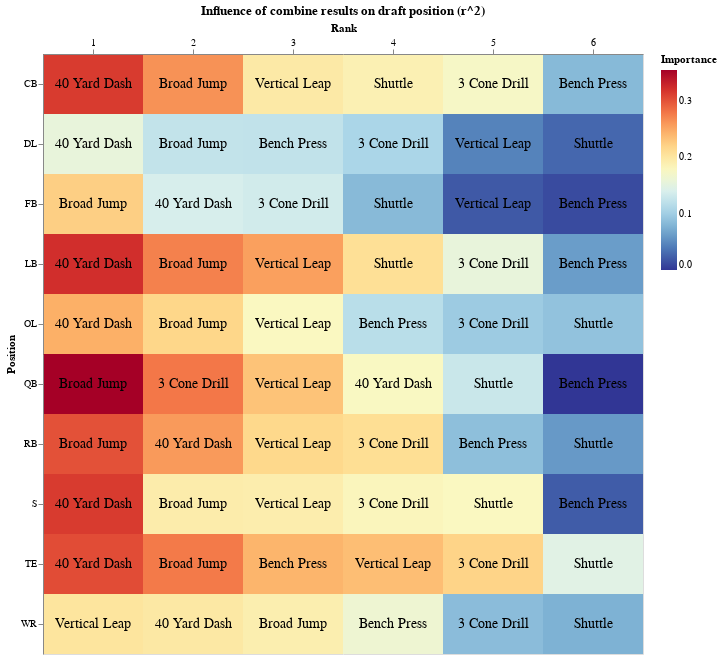

The code cell stored with this chart in its notebook:
### Markdown cell above
First, I am going to show a heatmap of which exercises are the most/least important as far as draft order.

The goal was to make it easy to tell which were most important at a glance.

The correlation is with the relative performance of the athlete compared to others at their position, not all athletes.

The hover shows the exact r^2 value, while the color shows it with a hot/cold spectrum.

### Code cell
chart + text

### Figure 1 — Vega-Lite specification as saved in the notebook (floating-point values rounded to 4 significant figures)
{"config": {"view": {"continuousWidth": 400, "continuousHeight": 300}}, "layer": [{"mark": "rect", "encoding": {"color": {"field": "Importance", "scale": {"reverse": true, "scheme": "redyellowblue"}, "type": "quantitative"}, "tooltip": {"field": "Importance", "format": ".3", "type": "ordinal"}, "x": {"axis": {"labelAngle": 0, "orient": "top"}, "field": "Rank", "type": "ordinal"}, "y": {"field": "Position", "type": "ordinal"}}, "height": 600, "title": "Influence of combine results on draft position (r^2)", "width": 600}, {"mark": {"type": "text", "baseline": "middle", "fontSize": 14}, "encoding": {"color": {"value": "black"}, "text": {"field": "Event", "type": "ordinal"}, "tooltip": {"field": "Importance", "format": ".3", "type": "ordinal"}, "x": {"axis": {"labelAngle": 0, "orient": "top"}, "field": "Rank", "type": "ordinal"}, "y": {"field": "Position", "type": "ordinal"}}}], "data": {"name": "data-ba3d97568c67209d21c54ecf968699f1"}, "$schema": "https://vega.github.io/schema/vega-lite/v4.17.0.json", "datasets": {"data-ba3d97568c67209d21c54ecf968699f1": [{"Position": "CB", "Event": "40 Yard Dash", "Rank": 1, "Importance": 0.3147}, {"Position": "CB", "Event": "Broad Jump", "Rank": 2, "Importance": 0.2635}, {"Position": "CB", "Event": "Vertical Leap", "Rank": 3, "Importance": 0.1975}, {"Position": "CB", "Event": "Shuttle", "Rank": 4, "Importance": 0.1877}, {"Position": "CB", "Event": "3 Cone Drill", "Rank": 5, "Importance": 0.1736}, {"Position": "CB", "Event": "Bench Press", "Rank": 6, "Importance": 0.08313}, {"Position": "DL", "Event": "40 Yard Dash", "Rank": 1, "Importance": 0.1564}, {"Position": "DL", "Event": "Broad Jump", "Rank": 2, "Importance": 0.1235}, {"Position": "DL", "Event": "Bench Press", "Rank": 3, "Importance": 0.1229}, {"Position": "DL", "Event": "3 Cone Drill", "Rank": 4, "Importance": 0.1066}, {"Position": "DL", "Event": "Vertical Leap", "Rank": 5, "Importance": 0.04503}, {"Position": "DL", "Event": "Shuttle", "Rank": 6, "Importance": 0.02835}, {"Position": "FB", "Event": "Broad Jump", "Rank": 1, "Importance": 0.2234}, {"Position": "FB", "Event": "40 Yard Dash", "Rank": 2, "Importance": 0.1387}, {"Position": "FB", "Event": "3 Cone Drill", "Rank": 3, "Importance": 0.1344}, {"Position": "FB", "Event": "Shuttle", "Rank": 4, "Importance": 0.08354}, {"Position": "FB", "Event": "Vertical Leap", "Rank": 5, "Importance": 0.01996}, {"Position": "FB", "Event": "Bench Press", "Rank": 6, "Importance": 0.01199}, {"Position": "LB", "Event": "40 Yard Dash", "Rank": 1, "Importance": 0.3225}, {"Position": "LB", "Event": "Broad Jump", "Rank": 2, "Importance": 0.2737}, {"Position": "LB", "Event": "Vertical Leap", "Rank": 3, "Importance": 0.2557}, {"Position": "LB", "Event": "Shuttle", "Rank": 4, "Importance": 0.209}, {"Position": "LB", "Event": "3 Cone Drill", "Rank": 5, "Importance": 0.156}, {"Position": "LB", "Event": "Bench Press", "Rank": 6, "Importance": 0.06196}, {"Position": "OL", "Event": "40 Yard Dash", "Rank": 1, "Importance": 0.2461}, {"Position": "OL", "Event": "Broad Jump", "Rank": 2, "Importance": 0.218}, {"Position": "OL", "Event": "Vertical Leap", "Rank": 3, "Importance": 0.178}, {"Position": "OL", "Event": "Bench Press", "Rank": 4, "Importance": 0.1168}, {"Position": "OL", "Event": "3 Cone Drill", "Rank": 5, "Importance": 0.09744}, {"Position": "OL", "Event": "Shuttle", "Rank": 6, "Importance": 0.09012}, {"Position": "QB", "Event": "Broad Jump", "Rank": 1, "Importance": 0.3556}, {"Position": "QB", "Event": "3 Cone Drill", "Rank": 2, "Importance": 0.2794}, {"Position": "QB", "Event": "Vertical Leap", "Rank": 3, "Importance": 0.2324}, {"Position": "QB", "Event": "40 Yard Dash", "Rank": 4, "Importance": 0.1771}, {"Position": "QB", "Event": "Shuttle", "Rank": 5, "Importance": 0.1285}, {"Position": "QB", "Event": "Bench Press", "Rank": 6, "Importance": 0.0}, {"Position": "RB", "Event": "Broad Jump", "Rank": 1, "Importance": 0.3018}, {"Position": "RB", "Event": "40 Yard Dash", "Rank": 2, "Importance": 0.2589}, {"Position": "RB", "Event": "Vertical Leap", "Rank": 3, "Importance": 0.2166}, {"Position": "RB", "Event": "3 Cone Drill", "Rank": 4, "Importance": 0.2101}, {"Position": "RB", "Event": "Bench Press", "Rank": 5, "Importance": 0.08756}, {"Position": "RB", "Event": "Shuttle", "Rank": 6, "Importance": 0.05925}, {"Position": "S", "Event": "40 Yard Dash", "Rank": 1, "Importance": 0.3149}, {"Position": "S", "Event": "Broad Jump", "Rank": 2, "Importance": 0.1938}, {"Position": "S", "Event": "Vertical Leap", "Rank": 3, "Importance": 0.192}, {"Position": "S", "Event": "3 Cone Drill", "Rank": 4, "Importance": 0.1811}, {"Position": "S", "Event": "Shuttle", "Rank": 5, "Importance": 0.1781}, {"Position": "S", "Event": "Bench Press", "Rank": 6, "Importance": 0.02161}, {"Position": "TE", "Event": "40 Yard Dash", "Rank": 1, "Importance": 0.3045}, {"Position": "TE", "Event": "Broad Jump", "Rank": 2, "Importance": 0.2775}, {"Position": "TE", "Event": "Bench Press", "Rank": 3, "Importance": 0.2424}, {"Position": "TE", "Event": "Vertical Leap", "Rank": 4, "Importance": 0.2361}, {"Position": "TE", "Event": "3 Cone Drill", "Rank": 5, "Importance": 0.2195}, {"Position": "TE", "Event": "Shuttle", "Rank": 6, "Importance": 0.148}, {"Position": "WR", "Event": "Vertical Leap", "Rank": 1, "Importance": 0.2033}, {"Position": "WR", "Event": "40 Yard Dash", "Rank": 2, "Importance": 0.1985}, {"Position": "WR", "Event": "Broad Jump", "Rank": 3, "Importance": 0.1906}, {"Position": "WR", "Event": "Bench Press", "Rank": 4, "Importance": 0.1639}, {"Position": "WR", "Event": "3 Cone Drill", "Rank": 5, "Importance": 0.08548}, {"Position": "WR", "Event": "Shuttle", "Rank": 6, "Importance": 0.07689}]}}
